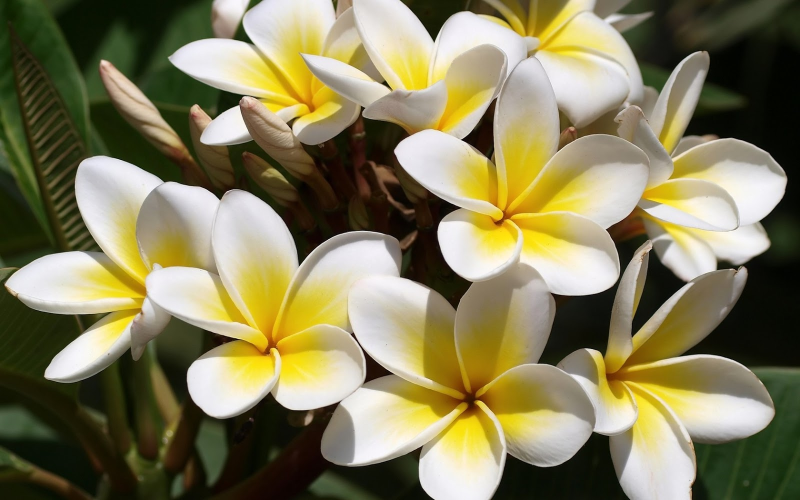
#> input picture Flower 1.jpg, 1600 x 1000 px (shown at 1/2 size)
$ python 2.py
#> lines starting #> are read from the running program, lines starting #| are printed output that depends on the picture
import cv2
import numpy as np
import matplotlib.pyplot as plt

#                              0
img=cv2.imread('Flower 1.jpg',1)
#> img is the input picture: shape (1000, 1600, 3); mean B, G, R 89.6, 125.2, 131.4
#IMREAD_COLOR - 1
#IMREAD_UNCHANGED = -1

plt.imshow(img, cmap='gray', interpolation='bicubic')
plt.xticks([]), plt.yticks([])  # to hide tick values on X and Y axis
plt.plot([1009,1060],[101,408],'y',linewidth=5)
plt.show()
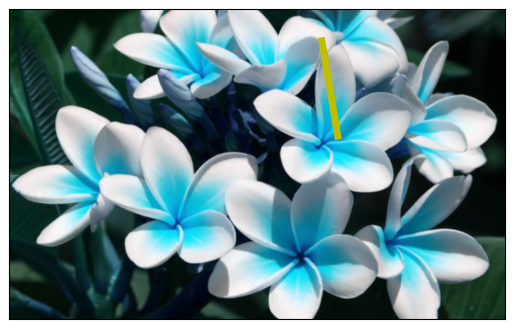
#> figure drawn by matplotlib, 1 panel; B, G, R data is drawn as R, G, B

$ run again, with Flower 2.png saved as Flower 1.jpg
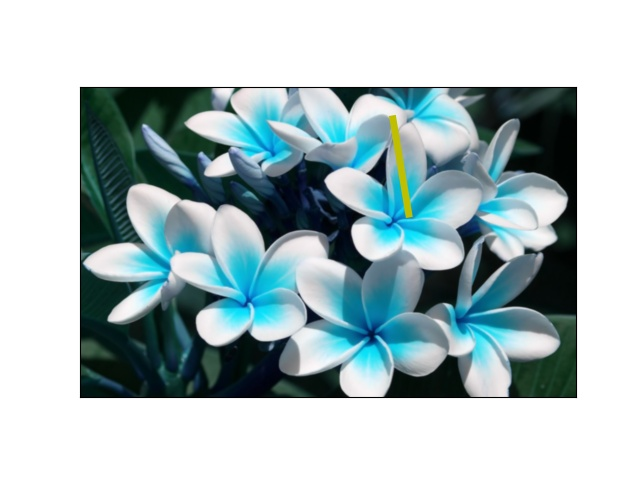
#> input picture Flower 2.png, 640 x 480 px
#> img is the input picture: shape (480, 640, 3); mean B, G, R 191.5, 188.8, 171.3
#> `plt.show()`:
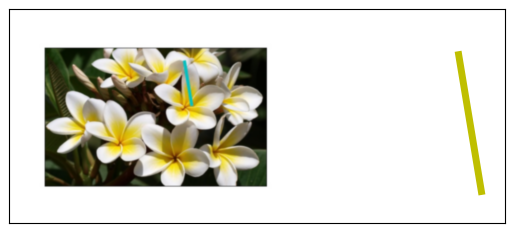
#> figure drawn by matplotlib, 1 panel; B, G, R data is drawn as R, G, B
